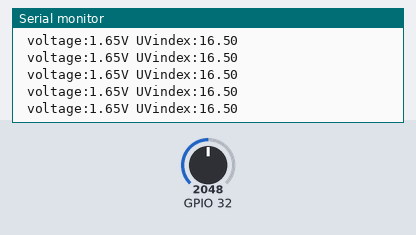
The sketch below on a simulated ESP32. On the bench: the last lines printed to the serial monitor. The inputs (shaded band) are chosen by the test bench; at power-on: GPIO 32 = 2048.

Above: at 1.2 s.
1.3 s: GPIO 32 set to 2866
At 1.33 s:
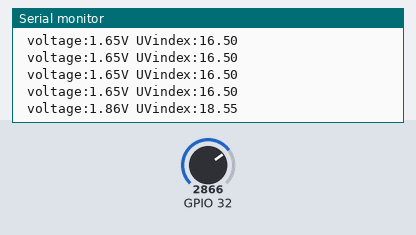
2.8 s: GPIO 32 set to 3603
At 2.8 s:
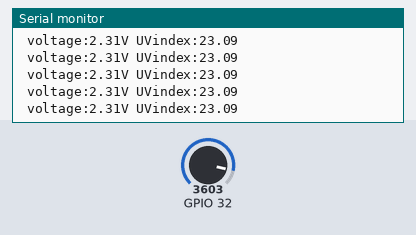
Timing chart, 0 to 5.8 s (numbered marks = the images above; inputs shaded):
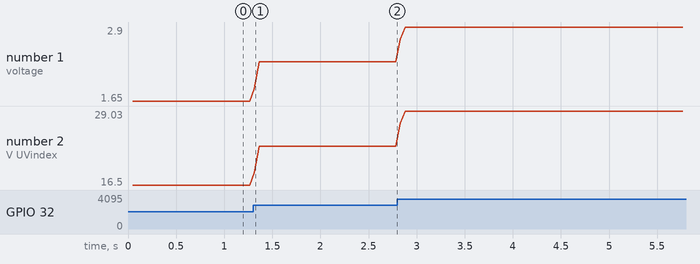

The sketch:

guva-s12sd.ino
```cpp
void setup(){

  Serial.begin(115200);
}

unsigned long t,t1,diff,sum,count;

void loop()
{
  t1 = micros();
  diff = t1-t;

  int v=analogRead(32);
  sum+=v;
  count++;

  if (diff>50000)
  {
    t=t1;

    double voltage=(double)sum/count/4096*3.3;
//    double voltage=(double)sum/count/1024*5;//arduino

//    Serial.print("A read:");Serial.print(v);
    Serial.print(" voltage:");
    Serial.print(voltage);
    Serial.print("V");
    Serial.print(" UVindex:");
    Serial.print(voltage*10);
    Serial.println();

    sum=0;
    count=0;
  }
}
```

Measured:
- after the input at 1.3 s, the serial monitor: prints a new line at once (image 1)
- plotted number 1: 1.65 → 2.31 after the input at 1.3 s, 2.31 → 2.9 after the input at 2.8 s
- plotted number 2: 16.5 → 23.09 after the input at 1.3 s, 23.09 → 29.03 after the input at 2.8 s
